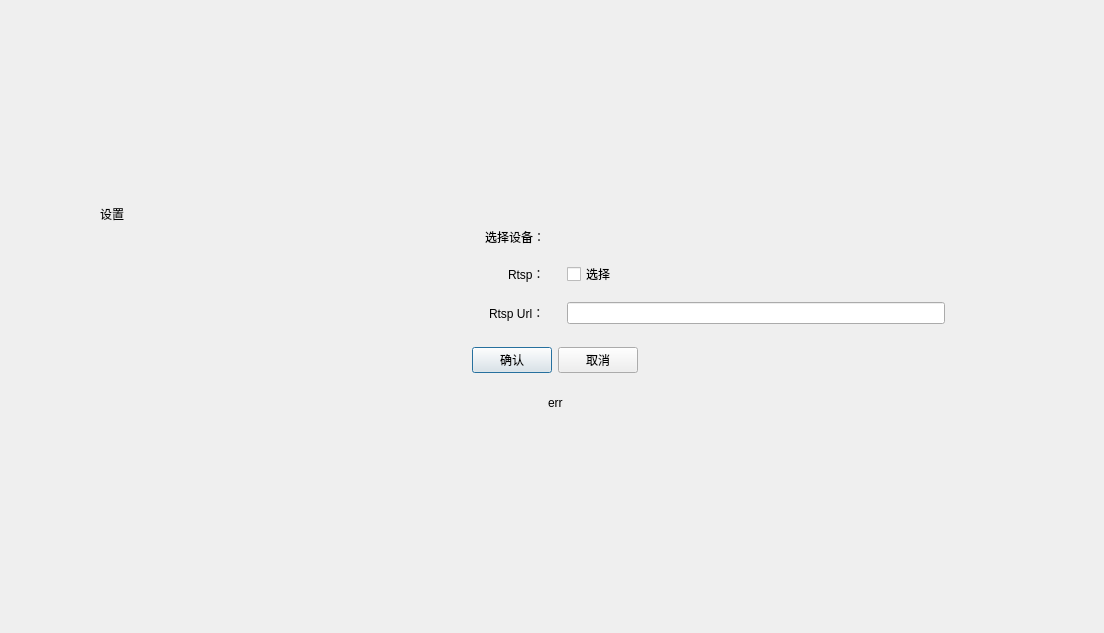
<?xml version="1.0" encoding="UTF-8"?>
<ui version="4.0">
 <class>CDlgSelectVideoClass</class>
 <widget class="QDialog" name="CDlgSelectVideoClass">
  <property name="geometry">
   <rect>
    <x>0</x>
    <y>0</y>
    <width>1104</width>
    <height>633</height>
   </rect>
  </property>
  <property name="windowTitle">
   <string>CDlgSelectVideo</string>
  </property>
  <widget class="QWidget" name="widget" native="true">
   <property name="geometry">
    <rect>
     <x>0</x>
     <y>0</y>
     <width>1111</width>
     <height>636</height>
    </rect>
   </property>
   <property name="styleSheet">
    <string notr="true"/>
   </property>
   <layout class="QVBoxLayout" name="verticalLayout_2">
    <property name="spacing">
     <number>1</number>
    </property>
    <property name="leftMargin">
     <number>100</number>
    </property>
    <property name="rightMargin">
     <number>100</number>
    </property>
    <item>
     <spacer name="verticalSpacer">
      <property name="orientation">
       <enum>Qt::Vertical</enum>
      </property>
      <property name="sizeHint" stdset="0">
       <size>
        <width>20</width>
        <height>20</height>
       </size>
      </property>
     </spacer>
    </item>
    <item>
     <widget class="QWidget" name="widget_10" native="true">
      <property name="styleSheet">
       <string notr="true">background:none;</string>
      </property>
      <layout class="QHBoxLayout" name="horizontalLayout_3">
       <property name="spacing">
        <number>0</number>
       </property>
       <property name="leftMargin">
        <number>0</number>
       </property>
       <property name="topMargin">
        <number>0</number>
       </property>
       <property name="rightMargin">
        <number>0</number>
       </property>
       <property name="bottomMargin">
        <number>0</number>
       </property>
       <item>
        <widget class="QLabel" name="label_t1">
         <property name="styleSheet">
          <string notr="true"/>
         </property>
         <property name="text">
          <string>设置</string>
         </property>
        </widget>
       </item>
      </layout>
     </widget>
    </item>
    <item>
     <widget class="QWidget" name="widget_7" native="true">
      <property name="styleSheet">
       <string notr="true">background:none;</string>
      </property>
      <layout class="QHBoxLayout" name="horizontalLayout">
       <property name="spacing">
        <number>0</number>
       </property>
       <property name="leftMargin">
        <number>0</number>
       </property>
       <property name="topMargin">
        <number>0</number>
       </property>
       <property name="rightMargin">
        <number>0</number>
       </property>
       <property name="bottomMargin">
        <number>0</number>
       </property>
       <item alignment="Qt::AlignRight">
        <widget class="QWidget" name="widget_8" native="true">
         <layout class="QHBoxLayout" name="horizontalLayout_2">
          <property name="topMargin">
           <number>4</number>
          </property>
          <item>
           <widget class="QLabel" name="label_t2">
            <property name="text">
             <string>选择设备：</string>
            </property>
           </widget>
          </item>
         </layout>
        </widget>
       </item>
       <item alignment="Qt::AlignLeft">
        <widget class="QWidget" name="widget_video_dev_list" native="true">
         <property name="minimumSize">
          <size>
           <width>350</width>
           <height>0</height>
          </size>
         </property>
         <layout class="QHBoxLayout" name="horizontalLayout_4">
          <property name="topMargin">
           <number>4</number>
          </property>
         </layout>
        </widget>
       </item>
      </layout>
     </widget>
    </item>
    <item>
     <widget class="QWidget" name="widget_7" native="true">
      <property name="styleSheet">
       <string notr="true">background:none;</string>
      </property>
      <layout class="QHBoxLayout" name="horizontalLayout">
       <property name="spacing">
        <number>0</number>
       </property>
       <property name="leftMargin">
        <number>0</number>
       </property>
       <property name="topMargin">
        <number>0</number>
       </property>
       <property name="rightMargin">
        <number>0</number>
       </property>
       <property name="bottomMargin">
        <number>0</number>
       </property>
       <item alignment="Qt::AlignRight">
        <widget class="QWidget" name="widget_8" native="true">
         <layout class="QHBoxLayout" name="horizontalLayout_2">
          <property name="topMargin">
           <number>4</number>
          </property>
          <item>
           <widget class="QLabel" name="label_t3">
            <property name="text">
             <string>Rtsp：</string>
            </property>
           </widget>
          </item>
         </layout>
        </widget>
       </item>
       <item alignment="Qt::AlignLeft">
        <widget class="QWidget" name="widget_9" native="true">
         <layout class="QHBoxLayout" name="horizontalLayout_4">
          <property name="topMargin">
           <number>4</number>
          </property>
          <item>
           <widget class="QCheckBox" name="boxRtsp">
            <property name="styleSheet">
             <string notr="true"/>
            </property>
            <property name="text">
             <string>选择</string>
            </property>
           </widget>
          </item>
         </layout>
        </widget>
       </item>
      </layout>
     </widget>
    </item>
    <item>
     <widget class="QWidget" name="widget_5" native="true">
      <property name="styleSheet">
       <string notr="true">background:none;</string>
      </property>
      <layout class="QHBoxLayout" name="horizontalLayout_21">
       <property name="spacing">
        <number>0</number>
       </property>
       <property name="leftMargin">
        <number>0</number>
       </property>
       <property name="topMargin">
        <number>0</number>
       </property>
       <property name="rightMargin">
        <number>0</number>
       </property>
       <property name="bottomMargin">
        <number>0</number>
       </property>
       <item alignment="Qt::AlignRight">
        <widget class="QWidget" name="widget_19" native="true">
         <layout class="QHBoxLayout" name="horizontalLayout_19">
          <property name="topMargin">
           <number>4</number>
          </property>
          <item alignment="Qt::AlignRight">
           <widget class="QLabel" name="label_t4">
            <property name="text">
             <string>Rtsp Url：</string>
            </property>
           </widget>
          </item>
         </layout>
        </widget>
       </item>
       <item alignment="Qt::AlignLeft">
        <widget class="QWidget" name="widget_20" native="true">
         <property name="minimumSize">
          <size>
           <width>400</width>
           <height>0</height>
          </size>
         </property>
         <layout class="QHBoxLayout" name="horizontalLayout_20">
          <property name="topMargin">
           <number>4</number>
          </property>
          <item>
           <widget class="QLineEdit" name="rtspUrl"/>
          </item>
         </layout>
        </widget>
       </item>
      </layout>
     </widget>
    </item>
    <item>
     <widget class="QWidget" name="widget_21" native="true">
      <property name="styleSheet">
       <string notr="true">background:none;</string>
      </property>
      <layout class="QVBoxLayout" name="verticalLayout_3">
       <property name="spacing">
        <number>0</number>
       </property>
       <property name="leftMargin">
        <number>0</number>
       </property>
       <property name="topMargin">
        <number>0</number>
       </property>
       <property name="rightMargin">
        <number>0</number>
       </property>
       <property name="bottomMargin">
        <number>0</number>
       </property>
      </layout>
     </widget>
    </item>
    <item>
     <widget class="QWidget" name="widget_23" native="true">
      <property name="styleSheet">
       <string notr="true">background:none;</string>
      </property>
      <layout class="QVBoxLayout" name="verticalLayout_4">
       <property name="spacing">
        <number>1</number>
       </property>
       <property name="topMargin">
        <number>10</number>
       </property>
       <item alignment="Qt::AlignHCenter">
        <widget class="QWidget" name="widget_22" native="true">
         <layout class="QHBoxLayout" name="horizontalLayout_23">
          <property name="topMargin">
           <number>0</number>
          </property>
          <item alignment="Qt::AlignLeft">
           <widget class="QPushButton" name="btnOk">
            <property name="text">
             <string>确认</string>
            </property>
           </widget>
          </item>
          <item>
           <widget class="QPushButton" name="btnCancle">
            <property name="text">
             <string>取消</string>
            </property>
           </widget>
          </item>
         </layout>
        </widget>
       </item>
       <item alignment="Qt::AlignHCenter">
        <widget class="QWidget" name="err_widget" native="true">
         <layout class="QVBoxLayout" name="verticalLayout_5">
          <item>
           <widget class="QLabel" name="err_txt">
            <property name="text">
             <string>err</string>
            </property>
           </widget>
          </item>
         </layout>
        </widget>
       </item>
      </layout>
     </widget>
    </item>
    <item>
     <spacer name="verticalSpacer_2">
      <property name="orientation">
       <enum>Qt::Vertical</enum>
      </property>
      <property name="sizeHint" stdset="0">
       <size>
        <width>20</width>
        <height>20</height>
       </size>
      </property>
     </spacer>
    </item>
   </layout>
  </widget>
 </widget>
 <layoutdefault spacing="6" margin="11"/>
 <resources/>
 <connections/>
</ui>
